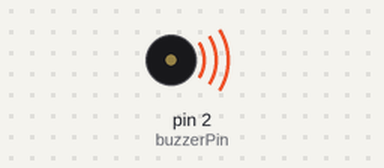
A sketch run on a simulated Arduino Uno, built with avr-gcc and run on an emulated ATmega328P. On the bench: buzzer (waves = sounding).

Above: at 0.1 s.
Timing chart, 0 to 3.0 s (numbered marks = the images above):
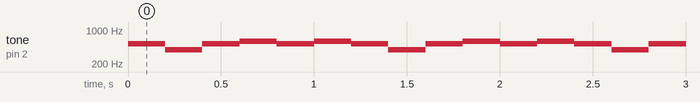

The sketch:

sudongbujer.ino
```cpp
/*
가운도 261
도# 277
레 293
레# 311
미 329
파 349
파# 370
솔 392
솔# 415
라 440
라# 466
시 493
높도 523
높도# 554
높레 587
높레# 622
높미 659
높파698
높파# 739
높솔 783
높솔# 830
높라 880
높라# 932
높시 987
*/


int buzzerPin = 2;

void setup() {
  pinMode(buzzerPin, OUTPUT);
}

void loop() {
  tone(buzzerPin, 523);
  delay(200);
  noTone(buzzerPin);

  tone(buzzerPin, 392);
  delay(200);
  noTone(buzzerPin);

  tone(buzzerPin, 523);
  delay(200);
  noTone(buzzerPin);

  tone(buzzerPin, 587);
  delay(200);
  noTone(buzzerPin);

  tone(buzzerPin, 523);
  delay(200);
  noTone(buzzerPin);

  tone(buzzerPin, 587);
  delay(200);
  noTone(buzzerPin);
  }
```

Measured:
- by itself, tone on pin 2 (buzzerPin): repeats every 1.2 s: 392 Hz 0.20 s, 2 × (523 Hz 0.20 s, 587 Hz 0.20 s), 523 Hz 0.20 s
